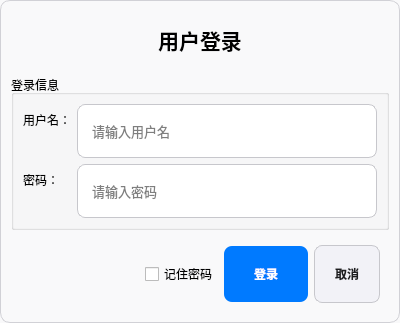
<?xml version="1.0" encoding="UTF-8"?>
<ui version="4.0">
 <class>LoginDialog</class>
 <widget class="QDialog" name="LoginDialog">
  <property name="geometry">
   <rect>
    <x>0</x>
    <y>0</y>
    <width>400</width>
    <height>323</height>
   </rect>
  </property>
  <property name="windowTitle">
   <string>PLC监控系统 - 用户登录</string>
  </property>
  <property name="styleSheet">
   <string notr="true">QDialog {
    background-color: #f9f9fa;
    border: 1px solid #d1d1d6;
    border-radius: 10px;
}
QLineEdit, QComboBox {
    border: 1px solid #c7c7cc;
    border-radius: 8px;
    padding: 8px 12px;
    background-color: white;
    font-size: 13px;
    min-height: 36px;
}
QPushButton {
    border-radius: 8px;
    padding: 10px 20px;
    font-weight: 500;
    min-height: 36px;
}</string>
  </property>
  <layout class="QVBoxLayout" name="verticalLayout">
   <item>
    <widget class="QLabel" name="labelTitle">
     <property name="text">
      <string>&lt;html&gt;&lt;head/&gt;&lt;body&gt;&lt;p align=&quot;center&quot;&gt;&lt;span style=&quot; font-size:16pt; font-weight:600;&quot;&gt;用户登录&lt;/span&gt;&lt;/p&gt;&lt;/body&gt;&lt;/html&gt;</string>
     </property>
     <property name="alignment">
      <set>Qt::AlignmentFlag::AlignCenter</set>
     </property>
    </widget>
   </item>
   <item>
    <widget class="QGroupBox" name="groupBoxLogin">
     <property name="title">
      <string>登录信息</string>
     </property>
     <layout class="QVBoxLayout" name="verticalLayout_2">
      <item>
       <layout class="QFormLayout" name="formLayout">
        <item row="0" column="0">
         <widget class="QLabel" name="labelUsername">
          <property name="text">
           <string>用户名：</string>
          </property>
         </widget>
        </item>
        <item row="0" column="1">
         <widget class="QLineEdit" name="lineEditUsername">
          <property name="placeholderText">
           <string>请输入用户名</string>
          </property>
         </widget>
        </item>
        <item row="1" column="0">
         <widget class="QLabel" name="labelPassword">
          <property name="text">
           <string>密码：</string>
          </property>
         </widget>
        </item>
        <item row="1" column="1">
         <widget class="QLineEdit" name="lineEditPassword">
          <property name="echoMode">
           <enum>QLineEdit::EchoMode::Password</enum>
          </property>
          <property name="placeholderText">
           <string>请输入密码</string>
          </property>
         </widget>
        </item>
       </layout>
      </item>
     </layout>
    </widget>
   </item>
   <item>
    <widget class="QFrame" name="frame">
     <property name="frameShape">
      <enum>QFrame::Shape::NoFrame</enum>
     </property>
     <property name="frameShadow">
      <enum>QFrame::Shadow::Raised</enum>
     </property>
     <layout class="QHBoxLayout" name="horizontalLayout">
      <item>
       <spacer name="horizontalSpacer">
        <property name="orientation">
         <enum>Qt::Orientation::Horizontal</enum>
        </property>
        <property name="sizeHint" stdset="0">
         <size>
          <width>40</width>
          <height>20</height>
         </size>
        </property>
       </spacer>
      </item>
      <item>
       <widget class="QCheckBox" name="checkBoxRemember">
        <property name="text">
         <string>记住密码</string>
        </property>
       </widget>
      </item>
      <item>
       <widget class="QPushButton" name="pushButtonLogin">
        <property name="styleSheet">
         <string notr="true">QPushButton {
    background-color: #007AFF;
    color: white;
    border: none;
    border-radius: 8px;
    padding: 10px 30px;
    font-weight: 600;
}
QPushButton:hover {
    background-color: #0056CC;
}
QPushButton:pressed {
    background-color: #0047AB;
}</string>
        </property>
        <property name="text">
         <string>登录</string>
        </property>
       </widget>
      </item>
      <item>
       <widget class="QPushButton" name="pushButtonCancel">
        <property name="styleSheet">
         <string notr="true">QPushButton {
    background-color: #f2f2f7;
    color: #1d1d1f;
    border: 1px solid #c7c7cc;
    border-radius: 8px;
    padding: 10px 20px;
    font-weight: 500;
}
QPushButton:hover {
    background-color: #e5e5ea;
}
QPushButton:pressed {
    background-color: #d1d1d6;
}</string>
        </property>
        <property name="text">
         <string>取消</string>
        </property>
       </widget>
      </item>
     </layout>
    </widget>
   </item>
  </layout>
 </widget>
 <resources/>
 <connections/>
</ui>
